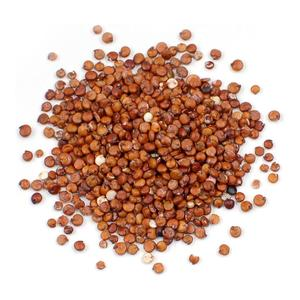
#> input picture docs/assets/prod_quinua_roja.jpg, 300 x 300 px
$ python -i process_images.py   (imports and definitions only)
#> lines starting #> are read from the running program, lines starting #| are printed output that depends on the picture
"""
Interloom — procesa imágenes de producto y hero de contacto.
Regla: no pisar archivos existentes.
"""
from PIL import Image, ImageOps
import os

BASE_ML = r"C:\Users\DCPor\OneDrive\Documentos\interloom\03_assets\images\media_library_export-interloom-2026_05_13_22_49_06"
BASE_OD = r"C:\Users\DCPor\OneDrive\Documentos\interloom\03_assets\images\OneDrive_1_5-13-2026"
DST     = r"C:\Users\DCPor\OneDrive\Documentos\interloom\06_design\mockups\assets"


def process_product(src_path, dst_name, max_size=300):
    dst_path = os.path.join(DST, dst_name)
    if os.path.exists(dst_path):
        print(f"  SKIP  (ya existe): {dst_name}")
        return
    if not os.path.exists(src_path):
        print(f"  ERROR (no existe): {src_path}")
        return
    img = Image.open(src_path)
    img = ImageOps.exif_transpose(img)
    w, h = img.size
    s = min(w, h)
    left = (w - s) // 2
    top  = (h - s) // 2
    img  = img.crop((left, top, left + s, top + s))
    final_size = min(s, max_size)
    img = img.resize((final_size, final_size), Image.LANCZOS)
    img.convert("RGB").save(dst_path, "JPEG", quality=75, optimize=True)
    sz = os.path.getsize(dst_path) // 1024
    print(f"  OK    {dst_name}  ({final_size}x{final_size}, {sz} KB)")


def process_hero(src_path, dst_name, tw=1920, th=1080):
#> called with src_path = 'docs/assets/prod_quinua_roja.jpg', dst_name = 'out.png', tw = 1920, th = 1080
    dst_path = os.path.join(DST, dst_name)
    if os.path.exists(dst_path):
        print(f"  SKIP  (ya existe): {dst_name}")
        return
    if not os.path.exists(src_path):
        print(f"  ERROR (no existe): {src_path}")
        return
    img = Image.open(src_path)
#> img is the input picture: PIL image 300x300 RGB; mean R, G, B 214.5, 186.3, 174.3
    img = ImageOps.exif_transpose(img)
    iw, ih = img.size
#> iw = 300; ih = 300
    target_ratio = tw / th
    src_ratio    = iw / ih
#> src_ratio = 1
    if src_ratio > target_ratio:
        # más ancha — recortar lados
        new_w = int(ih * target_ratio)
        left  = (iw - new_w) // 2
        img   = img.crop((left, 0, left + new_w, ih))
    else:
        # más alta — recortar arriba/abajo (centrado)
        new_h = int(iw / target_ratio)
#> new_h = 168
        top   = (ih - new_h) // 2
#> top = 66
        img   = img.crop((0, top, iw, top + new_h))
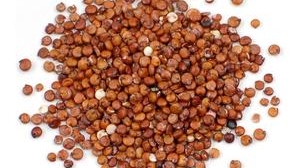
#> img: PIL image 300x168 RGB; mean R, G, B 190.1, 145.1, 126.4
    img = img.resize((tw, th), Image.LANCZOS)
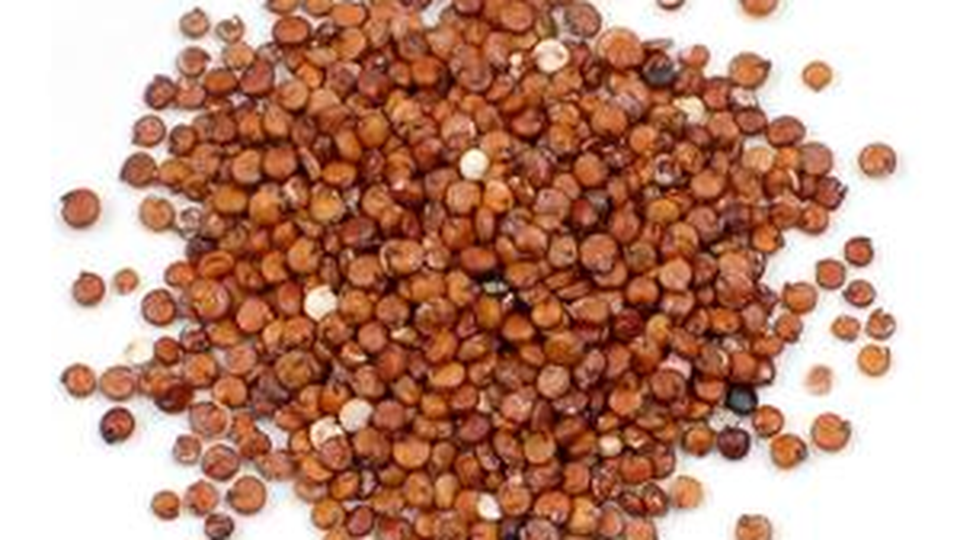
#> img: PIL image 1920x1080 RGB (shown at 1/2 size); mean R, G, B 190, 145.1, 126.5
    img.convert("RGB").save(dst_path, "JPEG", quality=78, optimize=True)
    sz = os.path.getsize(dst_path) // 1024
    print(f"  OK    {dst_name}  ({tw}x{th}, {sz} KB)")


# [28 lines not run here, left out]

>>> result = process_hero('docs/assets/prod_quinua_roja.jpg', 'out.png')

$ run again, on docs/assets/card_secos.jpg
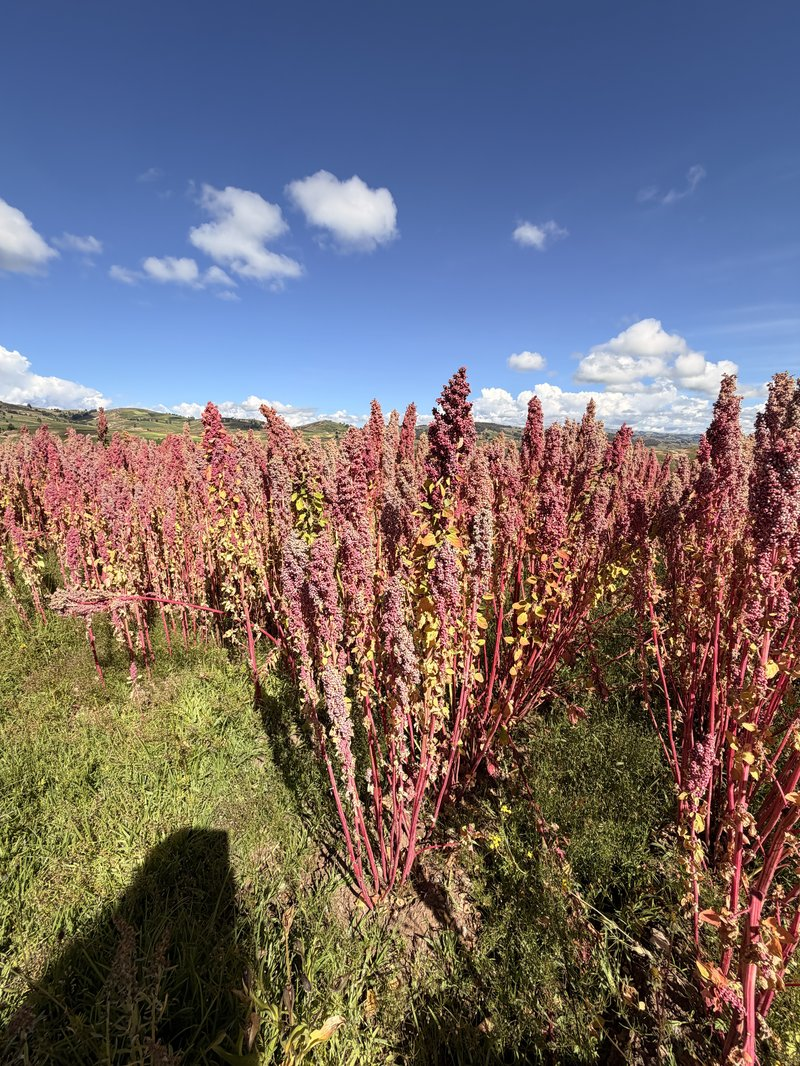
#> input picture docs/assets/card_secos.jpg, 800 x 1066 px
#> in process_hero, img is the input picture: PIL image 800x1066 RGB; mean R, G, B 113.6, 106, 110.4
#> in process_hero, `img   = img.crop((0, top, iw, top + new_h))`:
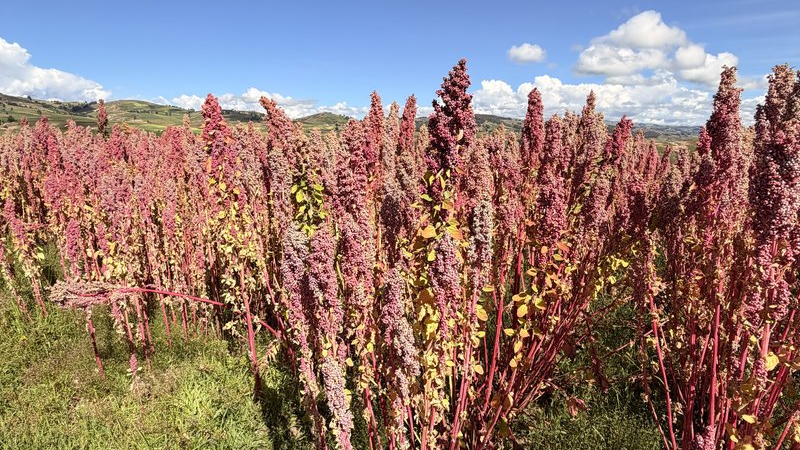
#> img: PIL image 800x450 RGB; mean R, G, B 146, 120.6, 114.2
#> in process_hero, `img = img.resize((tw, th), Image.LANCZOS)`:
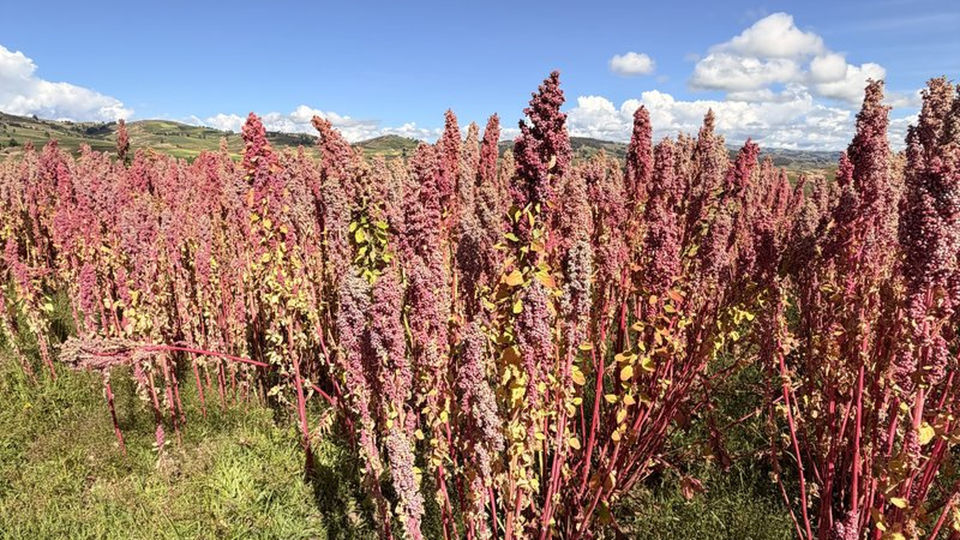
#> img: PIL image 1920x1080 RGB (shown at 1/2 size); mean R, G, B 145.8, 120.7, 114.4

$ run again, on docs/assets/card_secos_alt.jpg
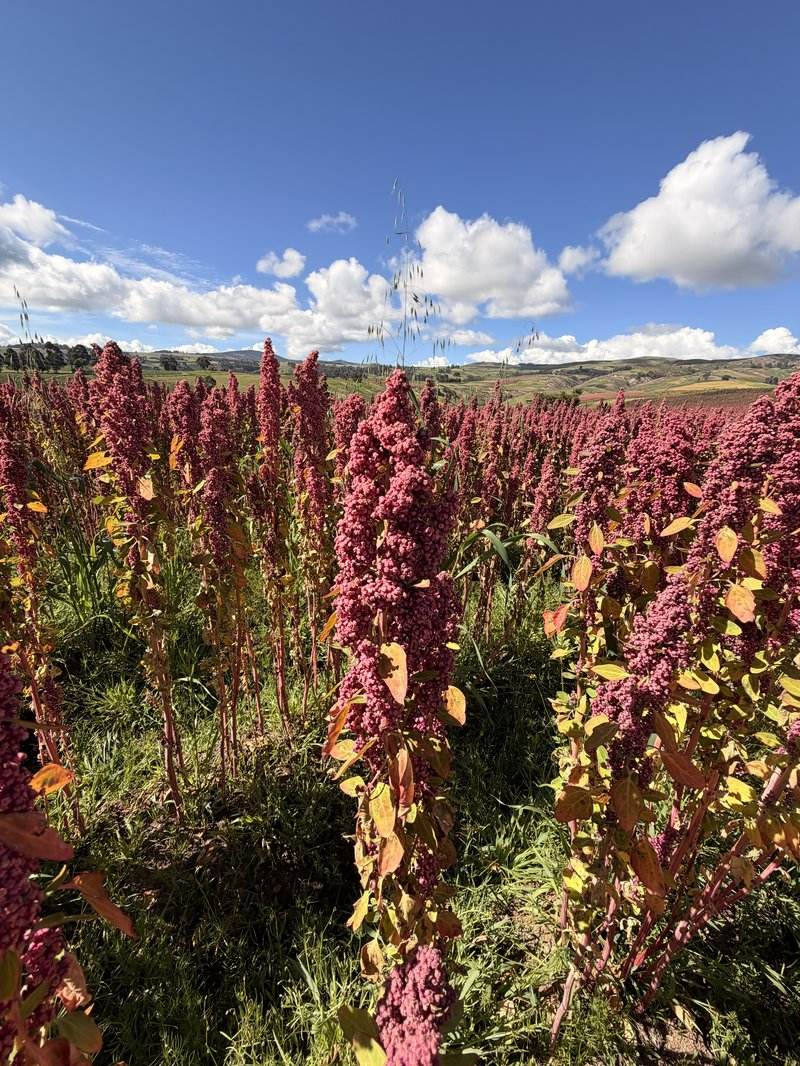
#> input picture docs/assets/card_secos_alt.jpg, 800 x 1066 px
#> in process_hero, img is the input picture: PIL image 800x1066 RGB; mean R, G, B 108.2, 98, 99.8
#> in process_hero, `img   = img.crop((0, top, iw, top + new_h))`:
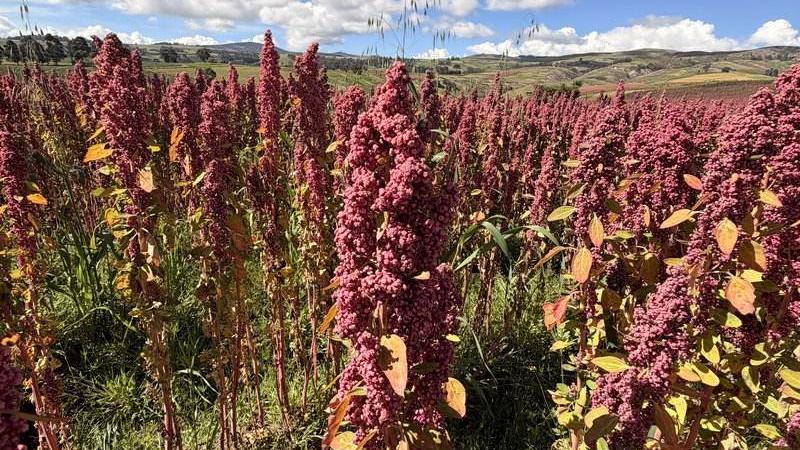
#> img: PIL image 800x450 RGB; mean R, G, B 118.9, 89.8, 75.9
#> in process_hero, `img = img.resize((tw, th), Image.LANCZOS)`:
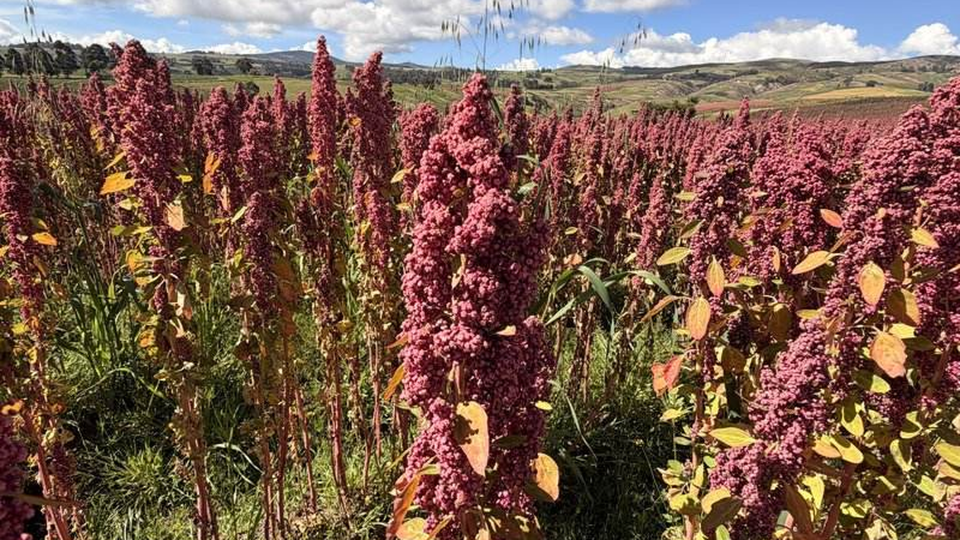
#> img: PIL image 1920x1080 RGB (shown at 1/2 size); mean R, G, B 118.9, 89.8, 76.1
